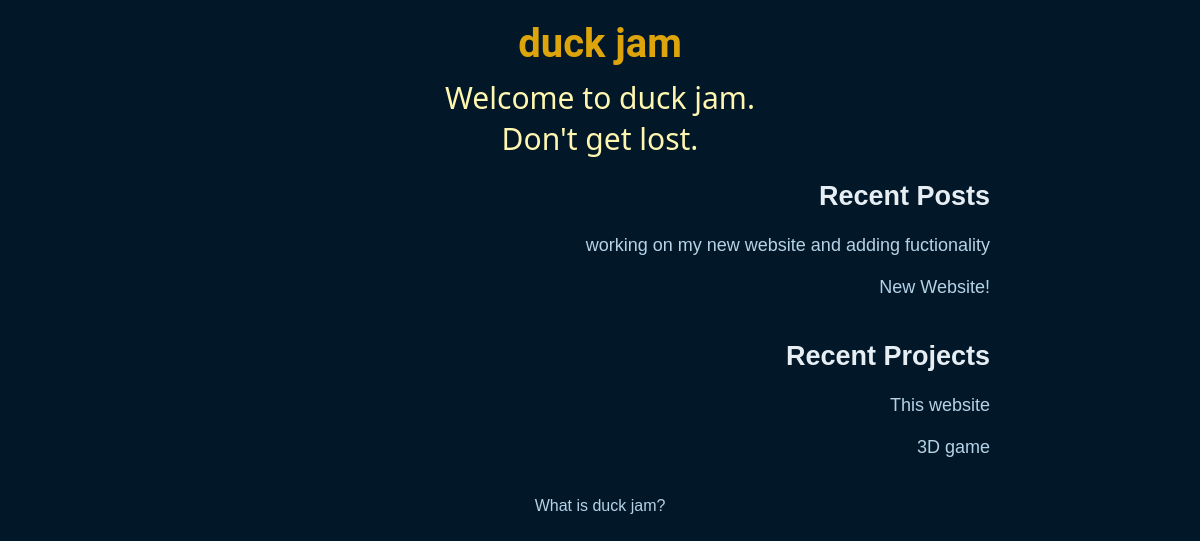
Before: / with the older database file.
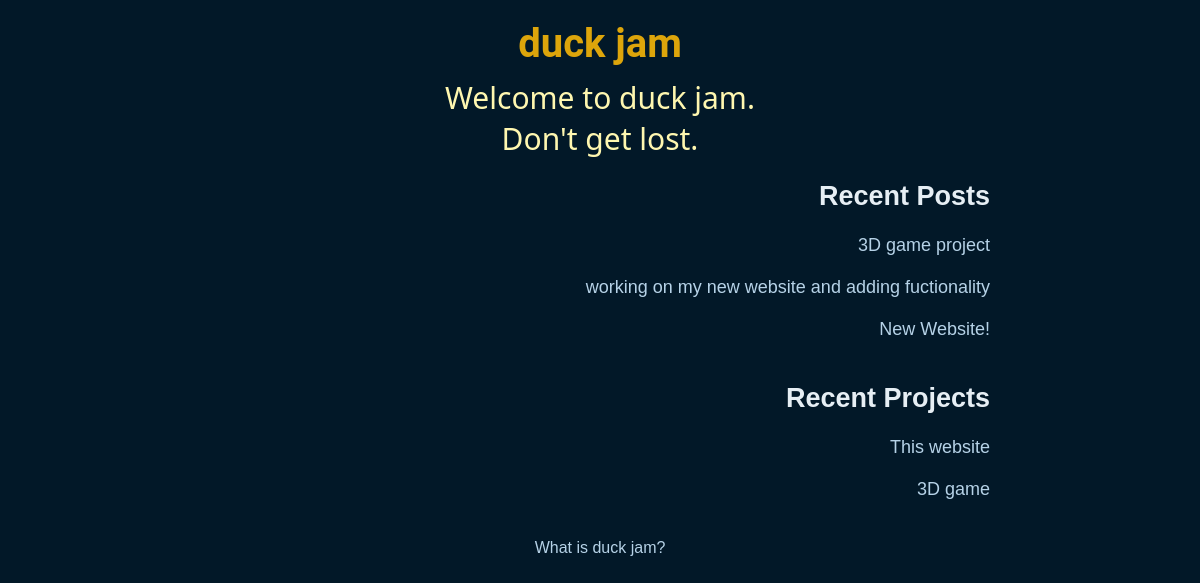
After: the same page with the newer database file.
### dave/models.py (models this page shows, shortened)
class Post(models.Model):
    title = models.CharField(max_length=NAME_MAX_LENGTH, unique=True)
    date = models.DateTimeField("date published")
    text = models.TextField()
    image = models.ManyToManyField(Image)
    project = models.ForeignKey(Project, on_delete=models.SET_NULL, null=True)
    visible = models.BooleanField(default=True)
    slug = models.SlugField(unique=True)

class Project(models.Model):
    title = models.CharField(max_length=NAME_MAX_LENGTH, unique=True)
    date = models.DateField("date started", null=True)
    description = models.TextField()
    slug = models.SlugField(unique=True)

### dave/views.py (the view)
# urls.py: path("", views.index, name="index"),
def index(request):
    post_list = Post.objects.order_by('-date')[:5]
    project_list = Project.objects.order_by('-date')[:5]
    context_dict = {
        'posts':post_list,
        'projects':project_list,
    }
    response = render(request, "index.html", context= context_dict)
    return response

### templates/index.html (shortened to what this page needs)
{% extends 'base.html' %}
{% load static %}
{% block body_block %}
<div class="subtitle">
    Welcome to duck jam.
    <br>
    Don't get lost.
</div>
<div class="list">
    <h2>Recent Posts</h2>
    {% if posts %}
    <ul>
    {% for post in posts %}
        <li>
            <a href="{% url 'post' post.pk  %}">{{post.title}}</a>
        </li>
        <br>
    {% endfor %}
    </ul>
    {% else %}
    <strong>There are no posts present.</strong>
    {%endif%}
</div>
<div class="list">
    <h2>Recent Projects</h2>
    {% if projects %}
    <ul>
    {% for project in projects %}
        <li>
            <a href="{% url 'project' project.slug  %}">{{project.title}}</a>
        </li>
        <br>
    {% endfor %}
    </ul>
    {% else %}
    <strong>There are no projects present.</strong>
    {%endif%}
</div>
{% endblock %}

Changed rows visible on the page:
added Post: title "3D game project"
